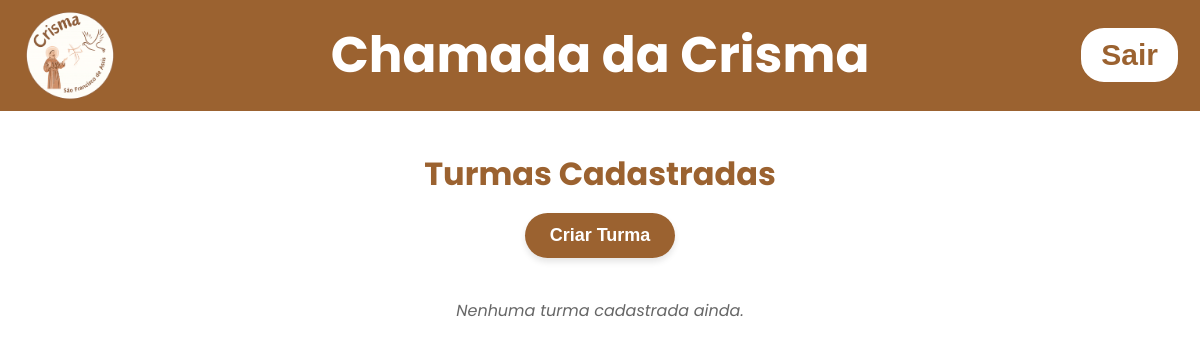
The app's page /listturmas (signed in), older data.
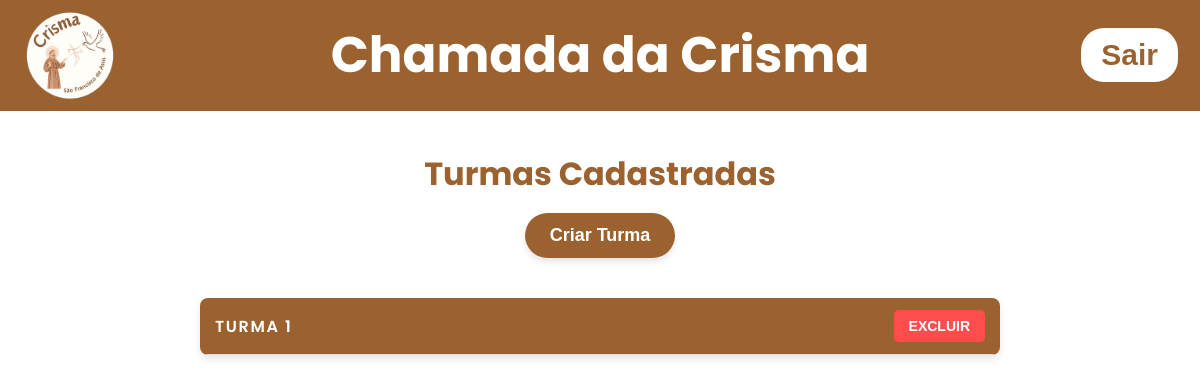
The same page, newer data.
### tables this page shows
CREATE TABLE turmas (
    id INTEGER PRIMARY KEY AUTOINCREMENT,
    turma_name TEXT NOT NULL UNIQUE                            
);

### app.py (the view)
@app.get('/listturmas')
def list_turmas():
    if 'admin' not in session :
        return render_template('index.html')
    msg = request.args.get('msg')
    with get_conn() as conn:
        cur = conn.cursor()
        cur.execute("SELECT id, turma_name FROM turmas ORDER BY turma_name")
        turmas = cur.fetchall()
        cur.execute("SELECT id, name, turma_id FROM crismandos ORDER BY name")
        crismandos = cur.fetchall()
    return render_template('turmas.html', turmas=turmas, msgturmas=msg, crismandos = crismandos)

### app.py (called while the page is built)
def get_conn():
    conn = sqlite3.connect("data/dataBase.db")
    conn.row_factory = sqlite3.Row
    return conn

### templates/turmas.html (shortened to what this page needs)
<!DOCTYPE html>
<html lang="pt-br">
<head>
    <link
      rel="stylesheet"
      href="{{url_for('static', filename='css/styleconfigadmin.css')}}"
    />
    <link
      rel="stylesheet"
      href="{{url_for('static', filename='css/styleturmas.css')}}"
    />
</head>
<body>
<header>
      <div class="header-left">
        <img
          src="{{url_for('static', filename='images/logocrismamaior.png')}}"
          alt="Logo da crisma"
          class="logo"
        />
        <h1 class="title-center" onclick="window.location.href='/homepage'" >Chamada da Crisma</h1>
      </div>
      <form action="{{url_for('logout_user')}}" method="post">
        <button class="button-logout">Sair</button>
      </form>
    </header>
<main>
    <div class="container-principal">
            <h2>Turmas Cadastradas</h2>
            <button onclick="OpenModalTurmas()">Criar Turma</button>
            {% if turmas %}
{% for turma in turmas %}
    <table class="tabela-turmas">
        <thead>
            <tr>
                <th>{{turma.turma_name}}</th>
                <th>
                        <button type="button" onclick="OpenModalConfirmation()" id="openmodalconfirmation">EXCLUIR</button>
                </th>
            </tr>
        </thead>
    </table>
{% endfor %}
            {% else %}
                <p>Nenhuma turma cadastrada ainda.</p>
            {% endif %}
</main>
</body>
</html>

### static/css/styleconfigadmin.css (style rules this page uses)
body { margin: 50px 0px; background-color: #ffffff; font-family: 'Poppins', sans-serif; padding-top: 80px; }
* { margin: 0; padding: 0; box-sizing: border-box; }
:root { --marrom-logo: #9B6230; }
header { background-color: var(--marrom-logo); color: white; padding: 10px 20px; display: flex; align-items: center; justify-content: space-between; position: fixed; top: 0; left: 0; right: 0; z-index: 1000; }
.header-left { display: flex; align-items: center; }
.header-left img { width: 100px; height: auto; margin-bottom: 0; }
.title-center { position: absolute; left: 50%; transform: translateX(-50%); font-size: 50px; font-weight: bold; background: none; border: none; color: white; cursor: pointer; }
.button-logout { background-color: white; color: var(--marrom-logo); border-radius: 25px; padding: 10px 20px; border-style: solid; border-color: #9B6230; font-size: 30px; font-weight: 600; }
.container-principal { margin-top: 20px; display: flex; flex-direction: column; justify-content: center; align-items: center; font-family: 'Poppins', sans-serif; }
.tabela-turmas { width: 80%; max-width: 800px; border-collapse: collapse; margin-top: 20px; box-shadow: 0 4px 8px rgba(0, 0, 0, 0.1); background-color: #fff; border-radius: 8px; overflow: hidden; }
.tabela-turmas th, .tabela-turmas td { padding: 12px 15px; text-align: left; border-bottom: 1px solid #ddd; }
.tabela-turmas th { background-color: var(--marrom-logo); color: white; font-weight: 600; text-transform: uppercase; letter-spacing: 0.1em; }
.container-principal h2 { color: var(--marrom-logo); margin-bottom: 15px; font-size: 2em; font-weight: 700; }

### static/css/styleturmas.css (style rules this page uses)
.container-principal > button { background-color: var(--marrom-logo); color: white; border: none; border-radius: 25px; padding: 12px 25px; font-size: 18px; font-weight: 600; cursor: pointer; margin-bottom: 20px; transition: background-color 0.3s, transform 0.3s; box-shadow: 0 4px 6px rgba(0, 0, 0, 0.1); }
.tabela-turmas #openmodalconfirmation { background-color: #ff4d4d; color: white; border: none; padding: 8px 15px; border-radius: 5px; font-size: 14px; font-weight: 600; cursor: pointer; transition: background-color 0.3s, transform 0.3s; }
.tabela-turmas th, .tabela-turmas td { vertical-align: middle; }
.tabela-turmas th:last-child, .tabela-turmas td:last-child { text-align: right; }
.tabela-turmas th:first-child { width: 80%; }
.tabela-turmas th:last-child { width: 20%; }

Row changes from the older to the newer data that the page shows:
added turmas: turma_name "TURMA 1"
Text that changed along with them:
text no longer shown: "Nenhuma turma cadastrada ainda."
